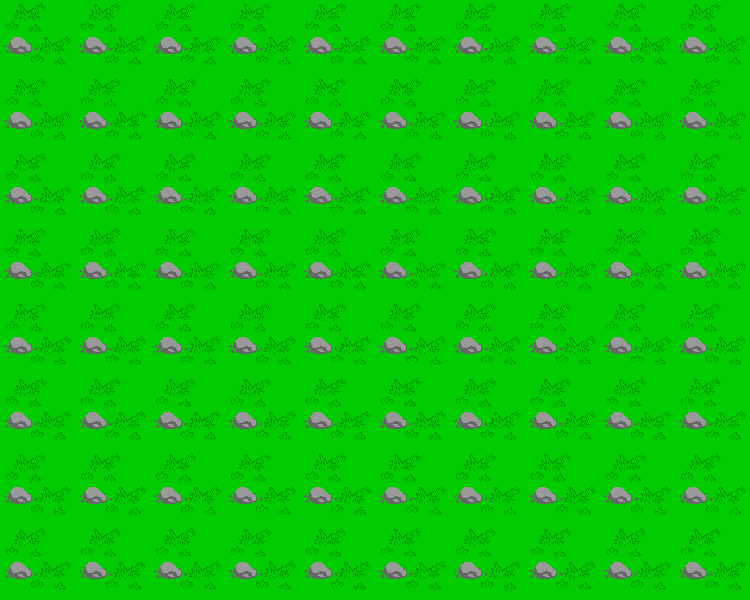

Below is a game level as drawn by its tile map, then a one-line description and the .tmx that defines it (tile-layer data replaced by summaries):
An orthogonal 10x8 tile map with 75x75 px tiles, 1 tile layer (Tile Layer 1).

<map version="1.0" orientation="orthogonal" width="10" height="8" tilewidth="75" tileheight="75">
 <tileset firstgid="1" name="grass_rock_tile" tilewidth="75" tileheight="75">
  <image source="grass_rock_tile.png" width="75" height="75" />
 </tileset>
 <layer name="Tile Layer 1" width="10" height="8">
  <data>[80 cells, 80 non-empty, 1 distinct tile ids]</data>
 </layer>
</map>
